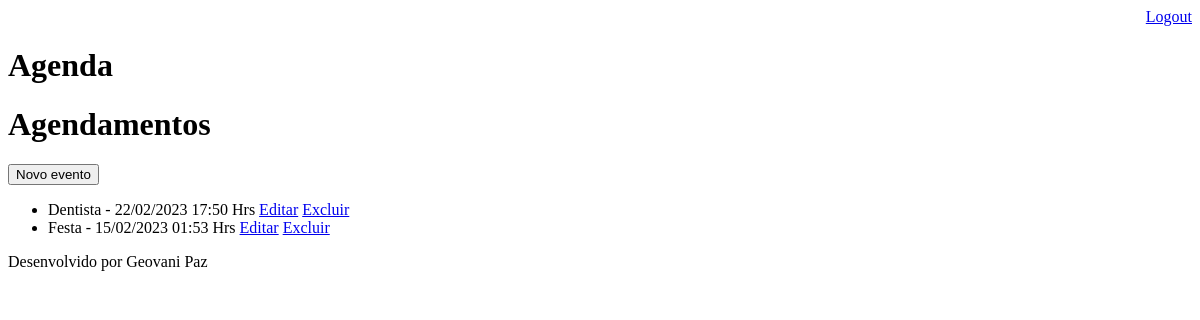
The page /agenda/ (signed in) on the database as committed earlier.
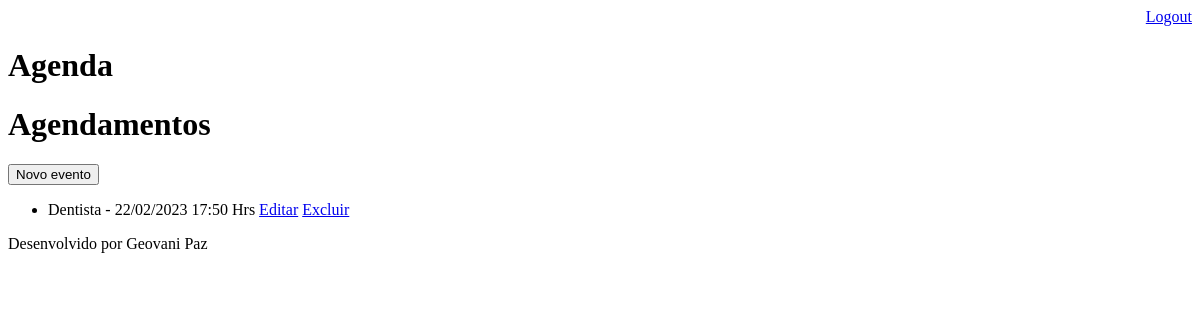
The same page on the database as committed later.
### core/models.py (models this page shows, shortened)
class Evento(models.Model):
    titulo = models.CharField(max_length=100)
    desricao = models.TextField(blank=True, null=True)
    data_evento = models.DateTimeField(verbose_name="data do evento", null=True)
    data_criacao = models.DateTimeField(auto_now=True)
    usuario = models.ForeignKey(User, on_delete=models.CASCADE)
    class Meta:
        db_table = 'evento'
    def get_data_evento(self):
        return self.data_evento.strftime('%d/%m/%Y %H:%M Hrs')

### core/views.py (the view)
# urls.py: path('agenda/', views.lista_eventos),
@login_required(login_url='/login/')
def lista_eventos(request):
    usuario = request.user
    eventos = Evento.objects.filter(usuario=usuario)
    resposta = {'eventos':eventos}
    return render(request,'agenda.html', resposta)

### templates/agenda.html
{% extends 'model-page.html' %}
{% block content %}
    <h1>Agendamentos</h1>
    <a href="evento">
        <button type="button">Novo evento</button>
    </a>
    <ul>
        {% for evento in eventos %}
            <li>
                {{evento.titulo}} - {{evento.get_data_evento}}
                <a href="evento/?id={{evento.id}}">Editar</a>
                <a href="/delete/{{evento.id}}">Excluir</a>
            </li>
        {% endfor %}
    </ul>
{% endblock %}

### templates/model-page.html (shortened to what this page needs)
<!DOCTYPE html>
<html lang="en">
<head>
    {% include 'model-header.html' %}
</head>
<body>
    {% block content %}{% endblock %}
    {% include 'model-footer.html' %}
</body>
</html>

### templates/model-header.html (shortened to what this page needs)
    <div align="right">
        <a href="/logout">Logout</a>
    </div>
    <h1>Agenda</h1>

### templates/model-footer.html
<p>Desenvolvido por Geovani Paz</p>

Rows that differ between the two databases and show on the page:
removed Evento: titulo "Festa", get_data_evento "15/02/2023 01:53 Hrs"
